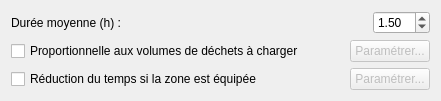
                   <widget class="QWidget" name="tab_6">
                    <attribute name="title">
                     <string>Chargement</string>
                    </attribute>
                    <layout class="QVBoxLayout" name="verticalLayout_24">
                     <item>
                      <layout class="QHBoxLayout" name="horizontalLayout_9">
                       <item>
                        <widget class="QLabel" name="label_53">
                         <property name="sizePolicy">
                          <sizepolicy hsizetype="Preferred" vsizetype="Preferred">
                           <horstretch>0</horstretch>
                           <verstretch>0</verstretch>
                          </sizepolicy>
                         </property>
                         <property name="text">
                          <string>Durée moyenne (h) :</string>
                         </property>
                        </widget>
                       </item>
                       <item>
                        <widget class="QDoubleSpinBox" name="input_chgt_duree_base">
                         <property name="sizePolicy">
                          <sizepolicy hsizetype="Fixed" vsizetype="Fixed">
                           <horstretch>0</horstretch>
                           <verstretch>0</verstretch>
                          </sizepolicy>
                         </property>
                         <property name="value">
                          <double>1.500000000000000</double>
                         </property>
                        </widget>
                       </item>
                      </layout>
                     </item>
                     <item>
                      <layout class="QHBoxLayout" name="horizontalLayout_10">
                       <item>
                        <widget class="QCheckBox" name="check_duree_selon_volume">
                         <property name="sizePolicy">
                          <sizepolicy hsizetype="Expanding" vsizetype="Fixed">
                           <horstretch>0</horstretch>
                           <verstretch>0</verstretch>
                          </sizepolicy>
                         </property>
                         <property name="text">
                          <string>Proportionnelle aux volumes de déchets à charger</string>
                         </property>
                        </widget>
                       </item>
                       <item>
                        <spacer name="horizontalSpacer_2">
                         <property name="orientation">
                          <enum>Qt::Horizontal</enum>
                         </property>
                         <property name="sizeType">
                          <enum>QSizePolicy::Fixed</enum>
                         </property>
                         <property name="sizeHint" stdset="0">
                          <size>
                           <width>40</width>
                           <height>20</height>
                          </size>
                         </property>
                        </spacer>
                       </item>
                       <item>
                        <widget class="QPushButton" name="pushButton_5">
                         <property name="enabled">
                          <bool>false</bool>
                         </property>
                         <property name="sizePolicy">
                          <sizepolicy hsizetype="Maximum" vsizetype="Fixed">
                           <horstretch>0</horstretch>
                           <verstretch>0</verstretch>
                          </sizepolicy>
                         </property>
                         <property name="text">
                          <string>Paramétrer...</string>
                         </property>
                        </widget>
                       </item>
                      </layout>
                     </item>
                     <item>
                      <layout class="QHBoxLayout" name="horizontalLayout_21">
                       <item>
                        <widget class="QCheckBox" name="checkBox_duree_reduite">
                         <property name="text">
                          <string>Réduction du temps si la zone est équipée</string>
                         </property>
                        </widget>
                       </item>
                       <item>
                        <spacer name="horizontalSpacer_3">
                         <property name="orientation">
                          <enum>Qt::Horizontal</enum>
                         </property>
                         <property name="sizeType">
                          <enum>QSizePolicy::Fixed</enum>
                         </property>
                         <property name="sizeHint" stdset="0">
                          <size>
                           <width>40</width>
                           <height>20</height>
                          </size>
                         </property>
                        </spacer>
                       </item>
                       <item>
                        <widget class="QPushButton" name="pushButton_10">
                         <property name="enabled">
                          <bool>false</bool>
                         </property>
                         <property name="sizePolicy">
                          <sizepolicy hsizetype="Maximum" vsizetype="Fixed">
                           <horstretch>0</horstretch>
                           <verstretch>0</verstretch>
                          </sizepolicy>
                         </property>
                         <property name="text">
                          <string>Paramétrer...</string>
                         </property>
                        </widget>
                       </item>
                      </layout>
                     </item>
                    </layout>
                   </widget>
